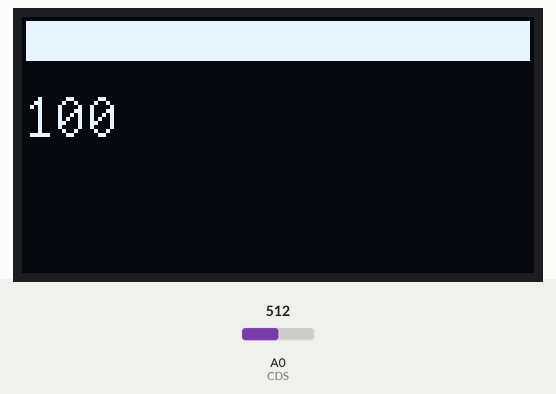
This sketch was run on a simulated Arduino Uno, built with avr-gcc and run on an emulated ATmega328P. On the bench: 128×64 one-colour display. The inputs (shaded band) are chosen by the test bench; at power-on: A0 (CDS) = 512.

Above: at 1.2 s.
1.3 s: A0 (CDS) set to 90
At 2.0 s:
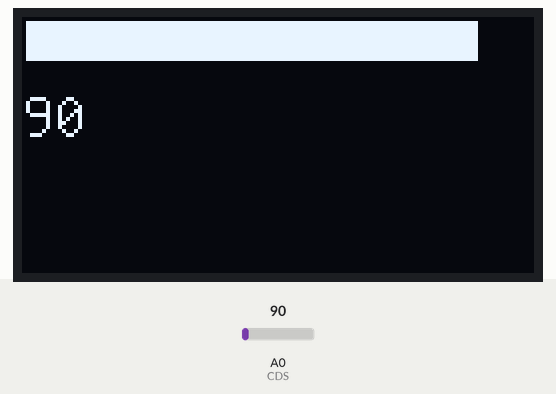
2.9 s: A0 (CDS) set to 0
At 3.4 s:
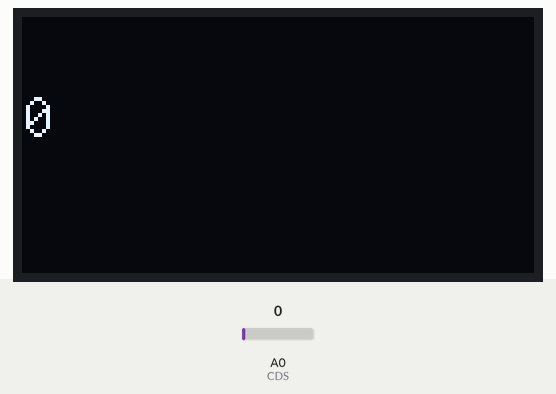
Timing chart, 0 to 5.9 s (numbered marks = the images above; inputs shaded):
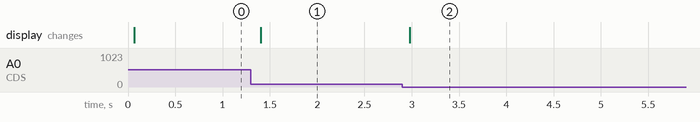

The sketch:

squba_oled.ino
```cpp
#include "U8glib.h"

U8GLIB_SSD1306_128X64 u8g(U8G_I2C_OPT_NONE); //SDA : A4 , SCL : A5

#define CDS A0

void setup()
{
  pinMode(CDS,INPUT);
}

void loop()
{
  float cds=analogRead(CDS);
  if(cds>100) cds=100;
  u8g.firstPage();
  do{
      u8g.drawBox(1,1,cds/100*126,10); //좌측 상단의 좌표는 1,1 ,가로길이는 cds/100*126, 세로 길이는 10
      u8g.setFont(u8g_font_unifont);
      u8g.setPrintPos(0,30);
      u8g.print(cds,0);
  }while(u8g.nextPage());
}
```

Measured:
- after the input at 1.3 s, the display: changes after 0.10 s (image 1)
- after the input at 2.9 s, the display: changes after 0.08 s (image 2)
